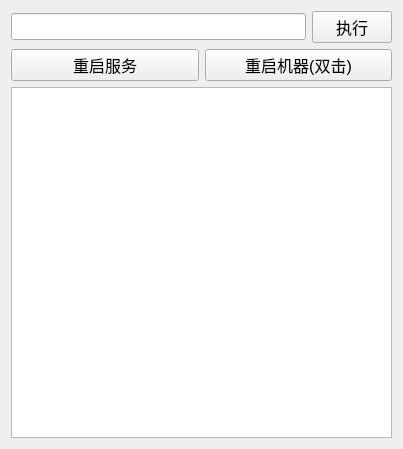
<?xml version="1.0" encoding="UTF-8"?>
<ui version="4.0">
 <class>Widget</class>
 <widget class="QWidget" name="Widget">
  <property name="geometry">
   <rect>
    <x>0</x>
    <y>0</y>
    <width>403</width>
    <height>449</height>
   </rect>
  </property>
  <property name="windowTitle">
   <string>Widget</string>
  </property>
  <layout class="QGridLayout" name="gridLayout">
   <item row="0" column="0">
    <layout class="QHBoxLayout" name="horizontalLayout">
     <item>
      <widget class="QLineEdit" name="lineEdit">
       <property name="font">
        <font>
         <pointsize>12</pointsize>
        </font>
       </property>
      </widget>
     </item>
     <item>
      <widget class="QPushButton" name="pushButton">
       <property name="font">
        <font>
         <pointsize>12</pointsize>
        </font>
       </property>
       <property name="text">
        <string>执行</string>
       </property>
      </widget>
     </item>
    </layout>
   </item>
   <item row="7" column="0">
    <widget class="QTextBrowser" name="textBrowser">
     <property name="font">
      <font>
       <pointsize>10</pointsize>
      </font>
     </property>
     <property name="sizeAdjustPolicy">
      <enum>QAbstractScrollArea::AdjustToContentsOnFirstShow</enum>
     </property>
    </widget>
   </item>
   <item row="4" column="0">
    <layout class="QHBoxLayout" name="horizontalLayout_2">
     <item>
      <widget class="QPushButton" name="pushButton_restart">
       <property name="font">
        <font>
         <pointsize>12</pointsize>
        </font>
       </property>
       <property name="text">
        <string>重启服务</string>
       </property>
      </widget>
     </item>
     <item>
      <widget class="QPushButton" name="pushButton_reboot">
       <property name="font">
        <font>
         <pointsize>12</pointsize>
        </font>
       </property>
       <property name="text">
        <string>重启机器(双击)</string>
       </property>
      </widget>
     </item>
    </layout>
   </item>
  </layout>
 </widget>
 <layoutdefault spacing="6" margin="11"/>
 <resources/>
 <connections/>
</ui>
